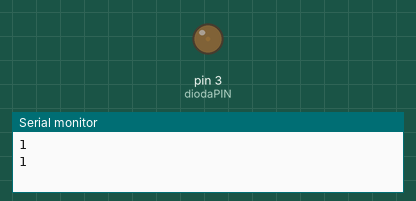
Bench run of a sketch on a simulated Arduino Uno, built with avr-gcc and run on an emulated ATmega328P. On the bench: output pins drawn as LEDs (lit = HIGH), the last lines printed to the serial monitor.

Above: at 0.05 s.
At 2.95 s:
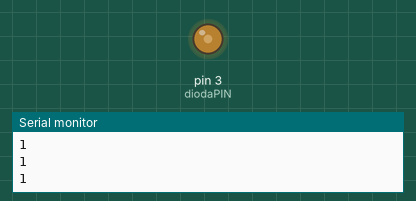
At 4.6 s:
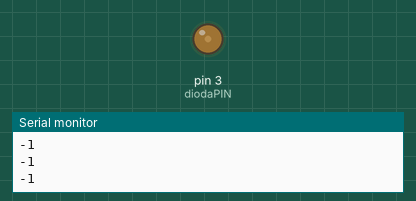
Timing chart, 0 to 7.6 s (numbered marks = the images above):
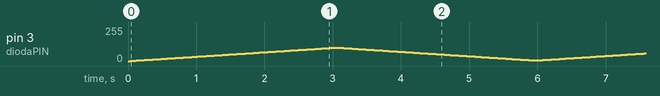

The sketch:

Arduino_Podstawy_PWM_2.ino
```cpp
#define diodaPIN 3

byte wypelnienie = 0;
int zmiana = 1;

void setup() {
  Serial.begin(9600);
  pinMode(diodaPIN, OUTPUT);
}

void loop() {
  analogWrite(diodaPIN, wypelnienie);

  if ( wypelnienie > 100 and zmiana > 0 ){
    zmiana = (-1)*zmiana;
  } else if ( wypelnienie < 5 and zmiana < 0 ) {
    zmiana = (-1)*zmiana;
  }

  Serial.println(zmiana);
  wypelnienie = wypelnienie + zmiana;


  delay(30);
}
```
